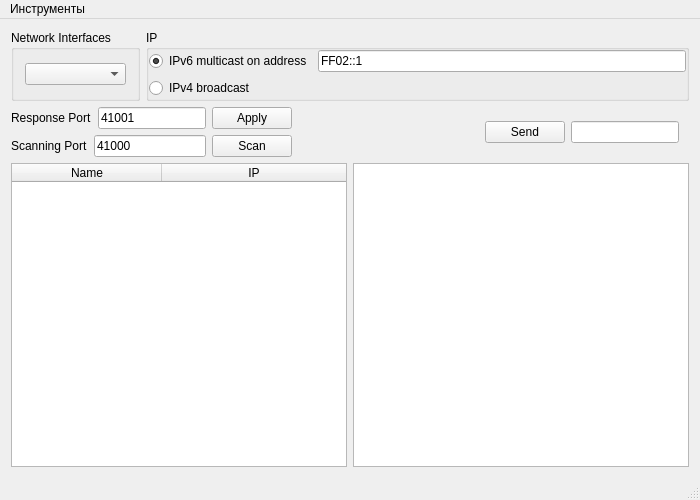
<?xml version="1.0" encoding="UTF-8"?>
<ui version="4.0">
 <class>MainWindow</class>
 <widget class="QMainWindow" name="MainWindow">
  <property name="geometry">
   <rect>
    <x>0</x>
    <y>0</y>
    <width>700</width>
    <height>500</height>
   </rect>
  </property>
  <property name="windowTitle">
   <string>MainWindow</string>
  </property>
  <widget class="QWidget" name="centralWidget">
   <layout class="QVBoxLayout" name="verticalLayout_6">
    <item>
     <layout class="QVBoxLayout" name="verticalLayout_5">
      <item>
       <layout class="QHBoxLayout" name="horizontalLayout_4">
        <item>
         <widget class="QGroupBox" name="groupBox">
          <property name="title">
           <string>Network Interfaces</string>
          </property>
          <layout class="QVBoxLayout" name="verticalLayout">
           <item>
            <widget class="QComboBox" name="interfacesBox"/>
           </item>
          </layout>
         </widget>
        </item>
        <item>
         <widget class="QGroupBox" name="ipGroup">
          <property name="title">
           <string>IP</string>
          </property>
          <property name="flat">
           <bool>false</bool>
          </property>
          <property name="checkable">
           <bool>false</bool>
          </property>
          <layout class="QVBoxLayout" name="verticalLayout_8">
           <property name="leftMargin">
            <number>0</number>
           </property>
           <property name="topMargin">
            <number>0</number>
           </property>
           <property name="rightMargin">
            <number>0</number>
           </property>
           <property name="bottomMargin">
            <number>0</number>
           </property>
           <item>
            <layout class="QHBoxLayout" name="ipv6Layout">
             <property name="leftMargin">
              <number>0</number>
             </property>
             <property name="topMargin">
              <number>0</number>
             </property>
             <property name="rightMargin">
              <number>0</number>
             </property>
             <item>
              <widget class="QRadioButton" name="ipv6Button">
               <property name="text">
                <string>IPv6 multicast on address</string>
               </property>
               <property name="checked">
                <bool>true</bool>
               </property>
              </widget>
             </item>
             <item>
              <widget class="QLineEdit" name="scanningAddressText">
               <property name="text">
                <string>FF02::1</string>
               </property>
              </widget>
             </item>
            </layout>
           </item>
           <item>
            <widget class="QRadioButton" name="ipv4Button">
             <property name="text">
              <string>IPv4 broadcast</string>
             </property>
            </widget>
           </item>
          </layout>
         </widget>
        </item>
       </layout>
      </item>
      <item>
       <layout class="QHBoxLayout" name="horizontalLayout_5">
        <item>
         <layout class="QVBoxLayout" name="verticalLayout_4">
          <item>
           <layout class="QHBoxLayout" name="horizontalLayout_2">
            <item>
             <widget class="QLabel" name="responsePortLabel">
              <property name="text">
               <string>Response Port</string>
              </property>
             </widget>
            </item>
            <item>
             <widget class="QLineEdit" name="responsePortText">
              <property name="text">
               <string>41001</string>
              </property>
             </widget>
            </item>
           </layout>
          </item>
          <item>
           <layout class="QHBoxLayout" name="horizontalLayout_3">
            <item>
             <widget class="QLabel" name="scanningPortLabel">
              <property name="text">
               <string>Scanning Port</string>
              </property>
             </widget>
            </item>
            <item>
             <widget class="QLineEdit" name="scanningPortText">
              <property name="text">
               <string>41000</string>
              </property>
             </widget>
            </item>
           </layout>
          </item>
         </layout>
        </item>
        <item>
         <layout class="QVBoxLayout" name="verticalLayout_3">
          <item>
           <widget class="QPushButton" name="saveButton">
            <property name="text">
             <string>Apply</string>
            </property>
           </widget>
          </item>
          <item>
           <widget class="QPushButton" name="scanButton">
            <property name="text">
             <string>Scan</string>
            </property>
           </widget>
          </item>
         </layout>
        </item>
        <item>
         <spacer name="horizontalSpacer">
          <property name="orientation">
           <enum>Qt::Horizontal</enum>
          </property>
          <property name="sizeHint" stdset="0">
           <size>
            <width>50</width>
            <height>20</height>
           </size>
          </property>
         </spacer>
        </item>
        <item>
         <layout class="QHBoxLayout" name="horizontalLayout">
          <property name="leftMargin">
           <number>10</number>
          </property>
          <property name="topMargin">
           <number>10</number>
          </property>
          <property name="rightMargin">
           <number>10</number>
          </property>
          <property name="bottomMargin">
           <number>10</number>
          </property>
          <item>
           <widget class="QPushButton" name="sendButton">
            <property name="text">
             <string>Send</string>
            </property>
           </widget>
          </item>
          <item>
           <widget class="QLineEdit" name="sendText"/>
          </item>
         </layout>
        </item>
       </layout>
      </item>
     </layout>
    </item>
    <item>
     <layout class="QHBoxLayout" name="horizontalLayout_6">
      <item>
       <widget class="QTableWidget" name="nodeList">
        <property name="selectionMode">
         <enum>QAbstractItemView::SingleSelection</enum>
        </property>
        <property name="selectionBehavior">
         <enum>QAbstractItemView::SelectRows</enum>
        </property>
        <property name="gridStyle">
         <enum>Qt::SolidLine</enum>
        </property>
        <property name="rowCount">
         <number>0</number>
        </property>
        <property name="columnCount">
         <number>2</number>
        </property>
        <attribute name="horizontalHeaderVisible">
         <bool>true</bool>
        </attribute>
        <attribute name="horizontalHeaderCascadingSectionResizes">
         <bool>true</bool>
        </attribute>
        <attribute name="horizontalHeaderDefaultSectionSize">
         <number>150</number>
        </attribute>
        <attribute name="horizontalHeaderHighlightSections">
         <bool>true</bool>
        </attribute>
        <attribute name="horizontalHeaderShowSortIndicator" stdset="0">
         <bool>false</bool>
        </attribute>
        <attribute name="horizontalHeaderStretchLastSection">
         <bool>true</bool>
        </attribute>
        <attribute name="verticalHeaderVisible">
         <bool>false</bool>
        </attribute>
        <attribute name="verticalHeaderStretchLastSection">
         <bool>false</bool>
        </attribute>
        <column>
         <property name="text">
          <string>Name</string>
         </property>
         <property name="textAlignment">
          <set>AlignCenter</set>
         </property>
        </column>
        <column>
         <property name="text">
          <string>IP</string>
         </property>
         <property name="textAlignment">
          <set>AlignCenter</set>
         </property>
        </column>
       </widget>
      </item>
      <item>
       <widget class="QTextEdit" name="logText">
        <property name="readOnly">
         <bool>true</bool>
        </property>
       </widget>
      </item>
     </layout>
    </item>
   </layout>
  </widget>
  <widget class="QStatusBar" name="statusBar"/>
  <widget class="QMenuBar" name="menuBar">
   <property name="geometry">
    <rect>
     <x>0</x>
     <y>0</y>
     <width>700</width>
     <height>21</height>
    </rect>
   </property>
   <widget class="QMenu" name="menu">
    <property name="title">
     <string>Инструменты</string>
    </property>
    <addaction name="generatorAction"/>
   </widget>
   <addaction name="menu"/>
  </widget>
  <action name="generatorAction">
   <property name="text">
    <string>Генератор</string>
   </property>
  </action>
 </widget>
 <layoutdefault spacing="6" margin="11"/>
 <resources/>
 <connections/>
</ui>
